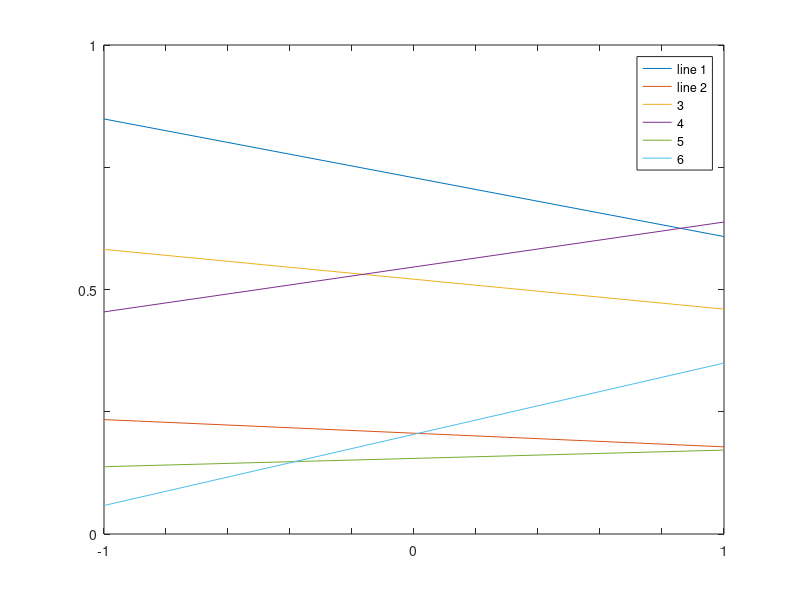

Write the MATLAB code that produced this figure. (Note: this script raises an error after producing the figure.)
hfig = figure;
set(hfig,'units','centimeters','NumberTitle','off','Name','test09');
pos = get(hfig,'position');
set(hfig,'position',[pos(1:2),8,6]);

%%
plot([-1 1],rand(6,2));
set(gca,'xtick',-1:0.2:1);
set(gca,'ytick',0:0.25:1);
set(gca,'xticklabel',{'-1' '' '' '' '' '0' '' '' '' '' '1' });
set(gca,'yticklabel',{'0' '' '0.5' '' '1'});
hleg=legend('line 1','line 2','3','4','5','6');
h6=findobj(hleg,'string','6');
set(h6,'userdata','matlabfrag:Line6');

%%
matlabfrag('graphics/test09');